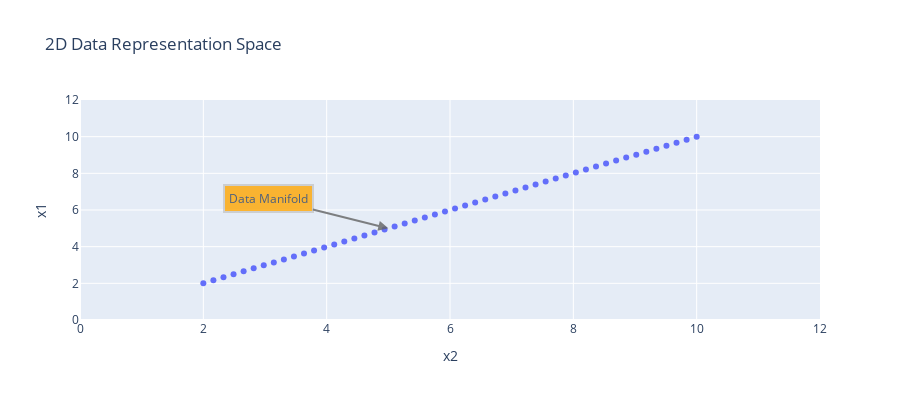

The notebook cell this image was saved under:
### Code cell
from plotly.offline import init_notebook_mode, iplot
import plotly.graph_objs as go
import numpy as np
init_notebook_mode(connected=True)

## generate random data
N = 50
random_x = np.linspace(2, 10, N)
random_y1 = np.linspace(2, 10, N)
random_y2 = np.linspace(2, 10, N)

trace1 = go.Scatter(x = random_x, y = random_y1, mode="markers", name="Actual Data")
trace2 = go.Scatter(x = random_x, y = random_y2, mode="lines", name="Model")
layout = go.Layout(title="2D Data Representation Space", xaxis=dict(title="x2", range=(0,12)), 
                   yaxis=dict(title="x1", range=(0,12)), height=400, 
                   annotations=[dict(x=5, y=5, xref='x', yref='y', text='Data Manifold',
                   showarrow=True, align='center', arrowhead=2, arrowsize=1, arrowwidth=2, arrowcolor='#636363',
                   ax=-120, ay=-30, bordercolor='#c7c7c7', borderwidth=2, borderpad=4, bgcolor='orange', opacity=0.8)])
figure = go.Figure(data = [trace1], layout = layout)
iplot(figure)

### Figure 1 — Plotly figure (JSON) as saved in the notebook; plotly's stock layout.template omitted (floating-point values rounded to 4 significant figures)
{"data": [{"mode": "markers", "name": "Actual Data", "type": "scatter", "x": [2, 2.163, 2.327, 2.49, 2.653, 2.816, 2.98, 3.143, 3.306, 3.469, 3.633, 3.796, 3.959, 4.122, 4.286, 4.449, 4.612, 4.776, 4.939, 5.102, 5.265, 5.429, 5.592, 5.755, 5.918, 6.082, 6.245, 6.408, 6.571, 6.735, 6.898, 7.061, 7.224, 7.388, 7.551, 7.714, 7.878, 8.041, 8.204, 8.367, 8.531, 8.694, 8.857, 9.02, 9.184, 9.347, 9.51, 9.673, 9.837, 10], "y": [2, 2.163, 2.327, 2.49, 2.653, 2.816, 2.98, 3.143, 3.306, 3.469, 3.633, 3.796, 3.959, 4.122, 4.286, 4.449, 4.612, 4.776, 4.939, 5.102, 5.265, 5.429, 5.592, 5.755, 5.918, 6.082, 6.245, 6.408, 6.571, 6.735, 6.898, 7.061, 7.224, 7.388, 7.551, 7.714, 7.878, 8.041, 8.204, 8.367, 8.531, 8.694, 8.857, 9.02, 9.184, 9.347, 9.51, 9.673, 9.837, 10]}], "layout": {"annotations": [{"align": "center", "arrowcolor": "#636363", "arrowhead": 2, "arrowsize": 1, "arrowwidth": 2, "ax": -120, "ay": -30, "bgcolor": "orange", "bordercolor": "#c7c7c7", "borderpad": 4, "borderwidth": 2, "opacity": 0.8, "showarrow": true, "text": "Data Manifold", "x": 5, "xref": "x", "y": 5, "yref": "y"}], "height": 400, "title": {"text": "2D Data Representation Space"}, "xaxis": {"range": [0, 12], "title": {"text": "x2"}}, "yaxis": {"range": [0, 12], "title": {"text": "x1"}}}}
